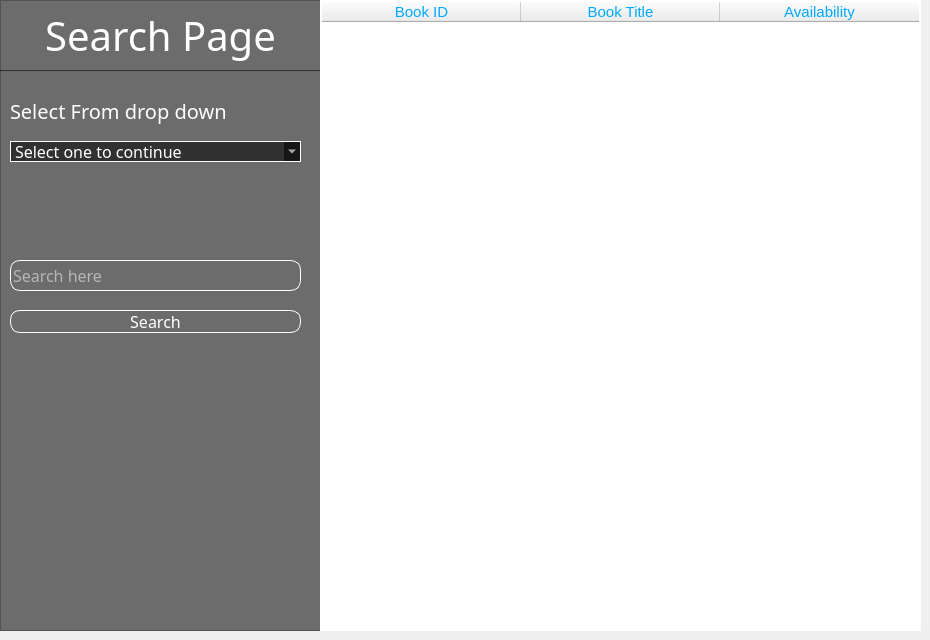
            <widget class="QWidget" name="page_search">
             <widget class="QGroupBox" name="groupBox_2">
              <property name="geometry">
               <rect>
                <x>0</x>
                <y>70</y>
                <width>321</width>
                <height>561</height>
               </rect>
              </property>
              <property name="styleSheet">
               <string notr="true">*{
	font-family:century gothic;
	fontsize:24px;
	background:rgba(0,0,0,0.55);
	color: rgb(255, 255, 255);
	border: none;
}


QLabel
{
	color:white;
	background: transparent;
}



QLineEdit
{
	background:transparent;
	border:none;
	color: rgb(15, 15, 15);
	border-bottom:1px solid  rgb(35, 35, 35);
}

</string>
              </property>
              <property name="title">
               <string/>
              </property>
              <widget class="QLineEdit" name="line_author_2">
               <property name="enabled">
                <bool>true</bool>
               </property>
               <property name="geometry">
                <rect>
                 <x>10</x>
                 <y>190</y>
                 <width>291</width>
                 <height>31</height>
                </rect>
               </property>
               <property name="font">
                <font>
                 <family>century gothic</family>
                 <pointsize>12</pointsize>
                </font>
               </property>
               <property name="styleSheet">
                <string notr="true">color: rgb(255, 255, 255);
border:1px solid  rgb(255, 255, 255);
border-radius: 10px;</string>
               </property>
               <property name="placeholderText">
                <string>Search here</string>
               </property>
              </widget>
              <widget class="QLabel" name="label_4">
               <property name="geometry">
                <rect>
                 <x>10</x>
                 <y>25</y>
                 <width>281</width>
                 <height>31</height>
                </rect>
               </property>
               <property name="font">
                <font>
                 <family>century gothic</family>
                 <pointsize>15</pointsize>
                </font>
               </property>
               <property name="styleSheet">
                <string notr="true"/>
               </property>
               <property name="text">
                <string>Select From drop down</string>
               </property>
              </widget>
              <widget class="QPushButton" name="btn_search_2">
               <property name="geometry">
                <rect>
                 <x>10</x>
                 <y>240</y>
                 <width>291</width>
                 <height>23</height>
                </rect>
               </property>
               <property name="font">
                <font>
                 <family>century gothic</family>
                 <pointsize>12</pointsize>
                </font>
               </property>
               <property name="styleSheet">
                <string notr="true">QPushButton
{
	background: transparent;
	border-radius: 10px;
	color: rgb(255, 255, 255);
	border: 1px solid rgb(255, 255, 255)
}

QPushButton:hover
{
	background-color: rgb(0, 170, 255);
}</string>
               </property>
               <property name="text">
                <string>Search</string>
               </property>
              </widget>
              <widget class="QComboBox" name="comboBox_2">
               <property name="geometry">
                <rect>
                 <x>10</x>
                 <y>71</y>
                 <width>291</width>
                 <height>21</height>
                </rect>
               </property>
               <property name="font">
                <font>
                 <family>century gothic</family>
                 <pointsize>12</pointsize>
                </font>
               </property>
               <property name="autoFillBackground">
                <bool>false</bool>
               </property>
               <property name="styleSheet">
                <string notr="true">color: rgb(255, 255, 255);
border:1px solid  rgb(255, 255, 255);
border-radius: 55px;</string>
               </property>
               <property name="editable">
                <bool>false</bool>
               </property>
               <property name="currentText">
                <string>Select one to continue</string>
               </property>
               <property name="frame">
                <bool>true</bool>
               </property>
               <item>
                <property name="text">
                 <string>Select one to continue</string>
                </property>
               </item>
               <item>
                <property name="text">
                 <string>Title</string>
                </property>
               </item>
               <item>
                <property name="text">
                 <string>Author</string>
                </property>
               </item>
               <item>
                <property name="text">
                 <string>Subject</string>
                </property>
               </item>
              </widget>
              <widget class="QLabel" name="label_8">
               <property name="geometry">
                <rect>
                 <x>10</x>
                 <y>160</y>
                 <width>291</width>
                 <height>16</height>
                </rect>
               </property>
               <property name="font">
                <font>
                 <family>century gothic</family>
                 <pointsize>12</pointsize>
                </font>
               </property>
               <property name="text">
                <string/>
               </property>
              </widget>
             </widget>
             <widget class="QLabel" name="label_2">
              <property name="geometry">
               <rect>
                <x>0</x>
                <y>0</y>
                <width>321</width>
                <height>71</height>
               </rect>
              </property>
              <property name="font">
               <font>
                <family>century gothic</family>
                <pointsize>30</pointsize>
               </font>
              </property>
              <property name="styleSheet">
               <string notr="true">font-family:century gothic;
background:rgba(0,0,0,0.55);
color:white;
</string>
              </property>
              <property name="text">
               <string>Search Page</string>
              </property>
              <property name="alignment">
               <set>Qt::AlignCenter</set>
              </property>
             </widget>
             <widget class="QTableWidget" name="tableWidget">
              <property name="geometry">
               <rect>
                <x>320</x>
                <y>0</y>
                <width>601</width>
                <height>631</height>
               </rect>
              </property>
              <property name="font">
               <font>
                <pointsize>11</pointsize>
               </font>
              </property>
              <property name="styleSheet">
               <string notr="true">border:1px solid  rgb(255, 255, 255);
background-color: rgba(0, 0, 0, .8);
color: rgb(0, 170, 255);
</string>
              </property>
              <property name="frameShape">
               <enum>QFrame::Panel</enum>
              </property>
              <property name="lineWidth">
               <number>1</number>
              </property>
              <property name="alternatingRowColors">
               <bool>true</bool>
              </property>
              <attribute name="horizontalHeaderDefaultSectionSize">
               <number>199</number>
              </attribute>
              <attribute name="verticalHeaderDefaultSectionSize">
               <number>50</number>
              </attribute>
              <column>
               <property name="text">
                <string>Book ID</string>
               </property>
              </column>
              <column>
               <property name="text">
                <string>Book Title</string>
               </property>
              </column>
              <column>
               <property name="text">
                <string>Availability</string>
               </property>
              </column>
             </widget>
             <widget class="QFrame" name="frame_10">
              <property name="geometry">
               <rect>
                <x>0</x>
                <y>0</y>
                <width>921</width>
                <height>631</height>
               </rect>
              </property>
              <property name="styleSheet">
               <string notr="true">background-image: url(:/icons/this.jpg);</string>
              </property>
              <property name="frameShape">
               <enum>QFrame::StyledPanel</enum>
              </property>
              <property name="frameShadow">
               <enum>QFrame::Raised</enum>
              </property>
             </widget>
             <zorder>frame_10</zorder>
             <zorder>groupBox_2</zorder>
             <zorder>label_2</zorder>
             <zorder>tableWidget</zorder>
            </widget>
